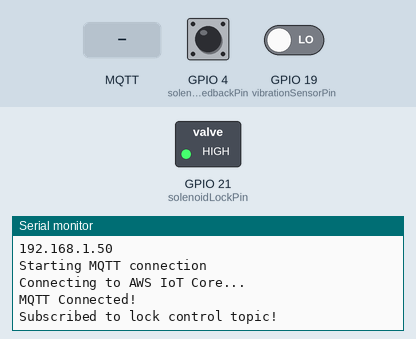
This sketch was run on a simulated ESP32. On the bench: switched loads named in the sketch (green lamp = pin HIGH), the last lines printed to the serial monitor. Wiring (inferred from the names in the program): IR receiver: data GPIO 18. Inputs (shaded band) come from the test bench; at power-on: GPIO 4 (solenoidFeedbackPin) HIGH, GPIO 19 (vibrationSensorPin) LOW. WiFi joins after 1.5 s; servers stay silent unless stated; no MQTT or app messages arrive unless stated.

Above: at 2.7 s.
2.8 s: GPIO 4 (solenoidFeedbackPin) pulled LOW for 0.15 s
At 3.5 s:
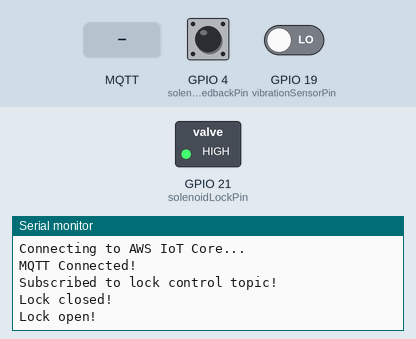
4.4 s: GPIO 19 (vibrationSensorPin) driven HIGH
At 7.1 s:
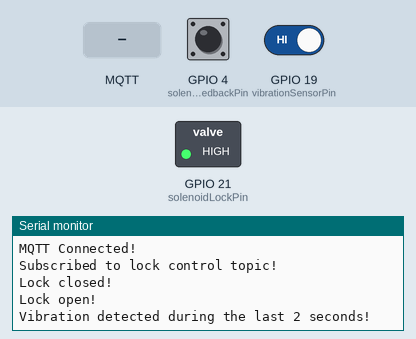
7.4 s: MQTT message "open" arrives on the first subscribed topic
At 7.9 s:
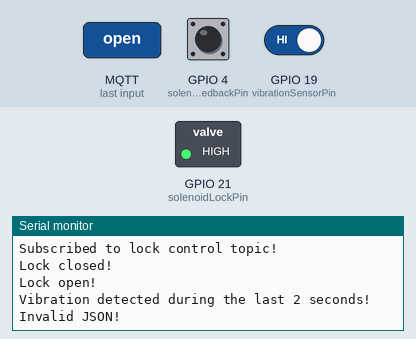

Measured:
- after the input at 2.8 s, the serial monitor: prints a new line at once (image 1)
- after the input at 4.4 s, the serial monitor: prints a new line after 1.6 s (image 2)
- after the input at 7.4 s, the serial monitor: prints a new line at once (image 3)

The sketch:

lot_logic.ino
```cpp
#include <WiFi.h>
#include <WiFiClientSecure.h>
#include <PubSubClient.h>
#include <ArduinoJson.h>

// IOT setup

const char* WIFI_SSID = "XXXX";
const char* WIFI_PASSWORD = "XXXX";

const char* AWS_ENDPOINT = "XXXX";

const char* THING_NAME = "space1_lot1";

const char* MQTT_TOPIC = "space1/lot1/event";

const char* CONTROL_TOPIC = "space1/lot1/cmd";

WiFiClientSecure secureClient;
PubSubClient mqttClient(secureClient);

const char AWS_ROOT_CA[] PROGMEM = R"EOF(
-----BEGIN CERTIFICATE-----
XXX
-----END CERTIFICATE-----
)EOF";

const char DEVICE_CERT[] PROGMEM = R"EOF(
-----BEGIN CERTIFICATE-----
XXX
-----END CERTIFICATE-----
)EOF";

const char PRIVATE_KEY[] PROGMEM = R"EOF(
-----BEGIN RSA PRIVATE KEY-----
XXX
-----END RSA PRIVATE KEY-----
)EOF";

const int vibrationSensorPin = 19;
const int irSensorPin = 18;
const int solenoidLockPin = 21;
const int solenoidFeedbackPin = 4;

bool vibrationDetected = false;
bool irDetected = false;

bool previousIRState = HIGH;
bool previousLockState = HIGH;

unsigned long lastVibrationCheck = 0;
const unsigned long vibrationCheckInterval = 2000;
bool vibrationDetectedInWindow = false;

bool unlockRequested = false;
bool solenoidActive = false;

unsigned long unlockStartTime = 0;
const unsigned long unlockDuration = 500; // 0.5 seconds

// WIFI connection
void connectWiFi() {

  Serial.println("Starting WiFi connection...");

  WiFi.begin(WIFI_SSID, WIFI_PASSWORD);

  while (WiFi.status() != WL_CONNECTED) {
      delay(500);
      Serial.print(".");
  }

  Serial.println("\nWiFi connected!");
  Serial.println(WiFi.localIP());
}

void connectMQTT() {

    Serial.println("Starting MQTT connection");

    while (!mqttClient.connected()) {

        Serial.println("Connecting to AWS IoT Core...");

        if (mqttClient.connect(THING_NAME)) {

            Serial.println("MQTT Connected!");

            // Subscribe to lock control topic
            if (mqttClient.subscribe(CONTROL_TOPIC)) {
                Serial.println("Subscribed to lock control topic!");
            } else {
                Serial.println("Failed to subscribe!");
            }

        } else {

            Serial.print("Failed, state: ");
            Serial.println(mqttClient.state());

            delay(2000);
        }
    }
}

void mqttCallback(char* topic, byte* payload, unsigned int length) {

    if (strcmp(topic, CONTROL_TOPIC) == 0) {

      JsonDocument doc;

      DeserializationError error = deserializeJson(doc, payload, length);

      if (error) {
          Serial.println("Invalid JSON!");
          return;
      }

      const char* action = doc["action"];

      if (action != nullptr && strcmp(action, "open") == 0) {

          if (!solenoidActive && !unlockRequested) {
              Serial.println("Unlock command received!");
              unlockRequested = true;
          } else {
              Serial.println("Unlock ignored - solenoid busy!");
          }
      }
  }
}

void setup() {
  Serial.begin(9600);         // Start serial communication at 9600 baud rate
  pinMode(vibrationSensorPin, INPUT);  // Set the sensorPin as an input pin
  pinMode(irSensorPin, INPUT);  // Set the sensorPin as an input pin
  pinMode(solenoidLockPin, OUTPUT);
  pinMode(solenoidFeedbackPin, INPUT_PULLUP);

  // Fail-secure: keep lock locked by default
  digitalWrite(solenoidLockPin, HIGH);
  previousLockState = digitalRead(solenoidFeedbackPin);

  // wifi & mqtt setup
  connectWiFi();

  secureClient.setCACert(AWS_ROOT_CA);
  secureClient.setCertificate(DEVICE_CERT);
  secureClient.setPrivateKey(PRIVATE_KEY);

  mqttClient.setServer(AWS_ENDPOINT, 8883);
  mqttClient.setCallback(mqttCallback);

  connectMQTT();
}

void loop() {

  // Maintain MQTT connection
  // Check WiFi connection
  if (WiFi.status() != WL_CONNECTED) {

    Serial.println("WiFi disconnected!");

    // Force solenoid HIGH for safety
    digitalWrite(solenoidLockPin, HIGH);
    solenoidActive = false;
    unlockRequested = false;

    connectWiFi();
  }

  // Check MQTT connection
  if (!mqttClient.connected()) {

    Serial.println("MQTT disconnected!");

    // Force solenoid HIGH for safety
    digitalWrite(solenoidLockPin, HIGH);
    solenoidActive = false;
    unlockRequested = false;

    connectMQTT();
  }
  mqttClient.loop();

  // ================= REMOTE UNLOCK =================

    // Process unlock request
  if (unlockRequested && !solenoidActive) {

      Serial.println("Solenoid activated - unlocking!");
      digitalWrite(solenoidLockPin, LOW);

      solenoidActive = true;
      unlockStartTime = millis();

      unlockRequested = false;

  }

  // Automatically deactivate solenoid after 0.5 seconds
  if (solenoidActive &&
    millis() - unlockStartTime >= unlockDuration) {

    digitalWrite(solenoidLockPin, HIGH);

    solenoidActive = false;

    Serial.println("Solenoid deactivated - pulse completed!");
}

  // ================= VIBRATION DETECTION =================

  // Continuously monitor vibration sensor
  if (digitalRead(vibrationSensorPin) == HIGH) {
    vibrationDetectedInWindow = true;
  }

  // Every 2 seconds, send at most one notification
  if (millis() - lastVibrationCheck >= vibrationCheckInterval) {

    lastVibrationCheck = millis();

    if (vibrationDetectedInWindow) {

        Serial.println("Vibration detected during the last 2 seconds!");

        mqttClient.publish(MQTT_TOPIC,
            "{\"type\":\"tamper\"}");
    }

    // Reset for the next 2-second window
    vibrationDetectedInWindow = false;
  }

  // ================= IR DETECTION =================

  bool currentIRState = digitalRead(irSensorPin);

  if (currentIRState != previousIRState) {

      irDetected = (currentIRState == LOW);

      Serial.println(irDetected ? "IR detected!" : "IR no longer detected!");

      char payload[100];

      snprintf(payload, sizeof(payload),
          "{\"type\":\"%s\"}",
          irDetected ? "bike_arrived" : "bike_left");

      mqttClient.publish(MQTT_TOPIC, payload);

      previousIRState = currentIRState;

  }


  // ================= LOCK STATE CHANGE =================

  bool currentLockState = digitalRead(solenoidFeedbackPin);

  bool isLocked = !currentLockState;

  if (currentLockState != previousLockState) {

      Serial.println(isLocked ? "Lock closed!" : "Lock open!");

      char payload[100];

      snprintf(payload, sizeof(payload),
        "{\"type\":\"%s\"}",
        isLocked ? "lock_closed" : "lock_opened");

      mqttClient.publish(MQTT_TOPIC, payload);

      previousLockState = currentLockState;
  }


  delay(10);
}
```
